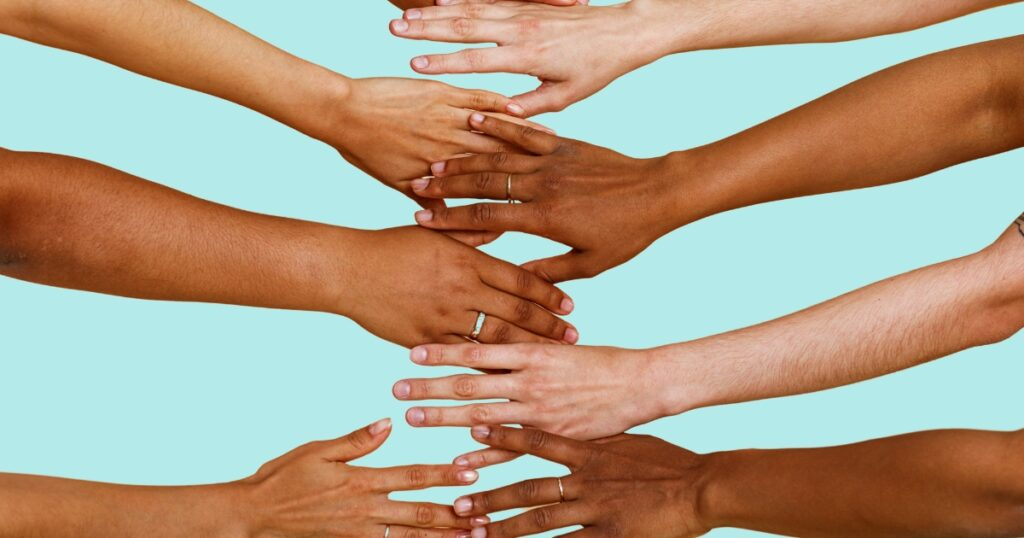
#> input picture mp4/images/arms.jpg, 1024 x 538 px, found by its file name; its folder holds 4 pictures in this run
$ python skinColorDetection.py
#> lines starting #> are read from the running program, lines starting #| are printed output that depends on the picture
import cv2
import numpy as np
import matplotlib.pyplot as plt
from matplotlib.widgets import RectangleSelector
from pathlib import Path

images_folder_path = 'mp4/images/'
images_folder = Path(images_folder_path)

# Create a subdirectory for cropped images if it doesn't exist
cropped_images_folder = images_folder / 'cropped_images'
cropped_images_folder.mkdir(exist_ok=True)  # Will not raise error if the folder already exists

def onselect(eclick, erelease):
    # Get the corner coordinates of the selection
    x1, y1 = int(eclick.xdata), int(eclick.ydata)
    x2, y2 = int(erelease.xdata), int(erelease.ydata)

    # Ensure coordinates are in correct order
    xmin, xmax = sorted([x1, x2])
    ymin, ymax = sorted([y1, y2])

    # Crop the image and add it to the list of cropped images
    cropped = img[ymin:ymax, xmin:xmax]
    cropped_images.append(cropped)

    # Show the cropped image
    plt.figure()
    plt.imshow(cropped)
    plt.title("Cropped Image")
    plt.axis("off")
    plt.show()


for f in images_folder.iterdir():
    if f.is_file():

        img = plt.imread(images_folder_path + f.name)
#> img is the input picture: shape (538, 1024, 3); mean R, G, B 176.1, 158.7, 136.4

        cropped_images = []

        fig, ax = plt.subplots()
        ax.imshow(img)
        ax.set_title(f.name)

        rect_selector = RectangleSelector(ax, onselect, useblit=True,
                                         button=[1], minspanx=5, minspany=5, spancoords='pixels',
                                         interactive=True)
        plt.show()
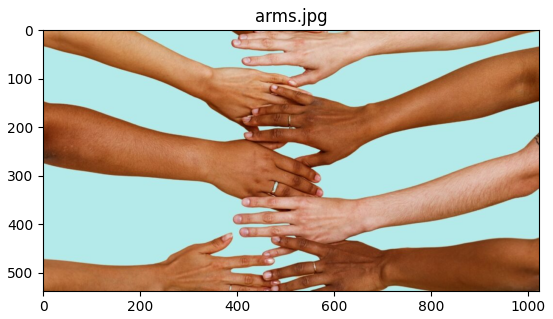
#> figure drawn by matplotlib, 1 panel

        # Save cropped images in the 'cropped_images' folder
        for idx, cropped in enumerate(cropped_images):
            cropped_bgr = (cropped[:, :, :3] * 255).astype('uint8') if cropped.dtype == float else cropped

            # Save each cropped image in the cropped_images folder
            save_path = cropped_images_folder / f"{f.stem}_cropped_{idx+1}.png"
            cv2.imwrite(str(save_path), cv2.cvtColor(cropped_bgr, cv2.COLOR_RGB2BGR))
            print(f"Saved: {save_path}")
#> pass 2 of the loop `for f in images_folder.iterdir():`:
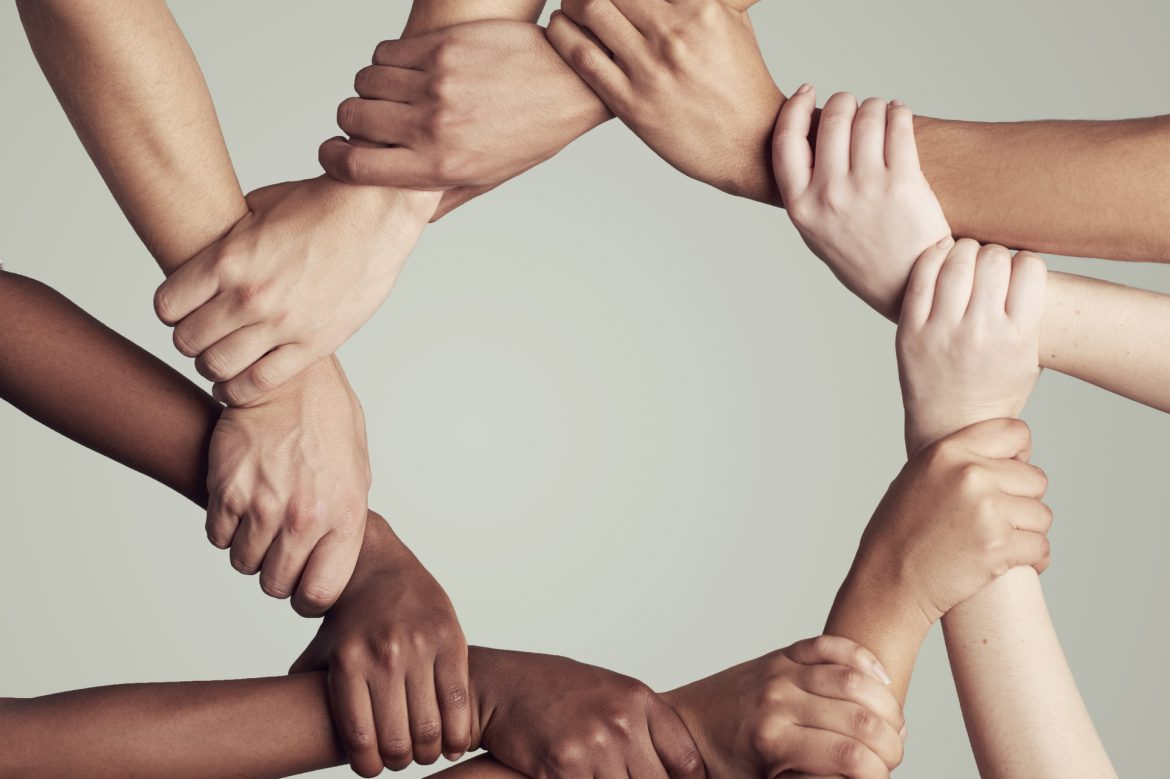
#> input picture mp4/images/circle.jpg, 1170 x 779 px, found by its file name
#> img is the input picture: shape (779, 1170, 3); mean R, G, B 181, 163.5, 150.8
#> `plt.show()`:
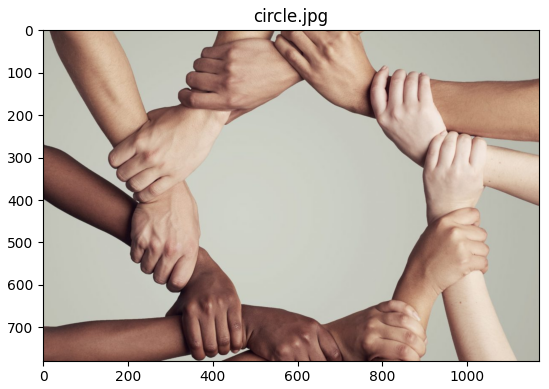
#> figure drawn by matplotlib, 1 panel
#> pass 3 of the loop `for f in images_folder.iterdir():`:
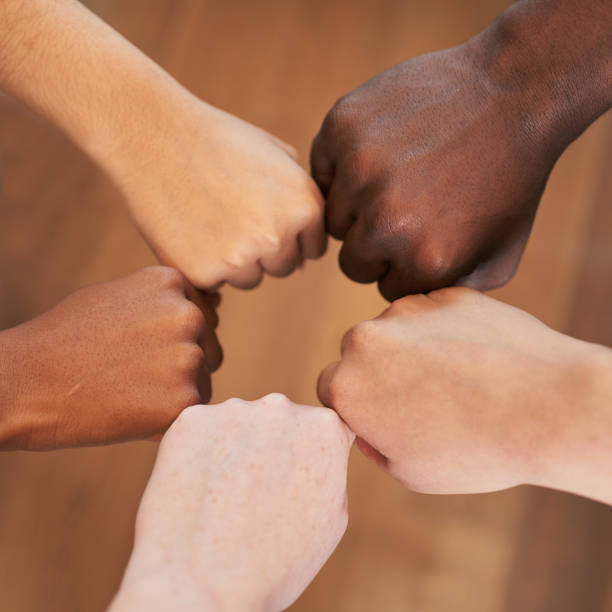
#> input picture mp4/images/fists.jpg, 612 x 612 px, found by its file name
#> img is the input picture: shape (612, 612, 3); mean R, G, B 171.3, 119.5, 92
#> `plt.show()`:
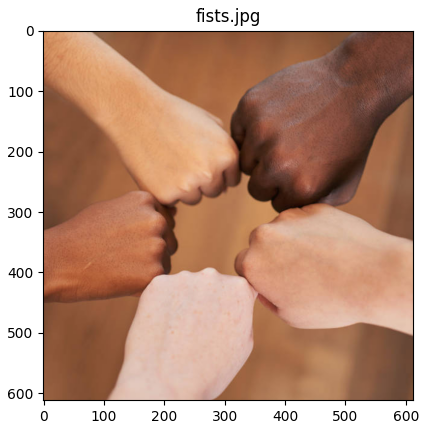
#> figure drawn by matplotlib, 1 panel
#> the loop made 4 passes; the first 3 are shown
